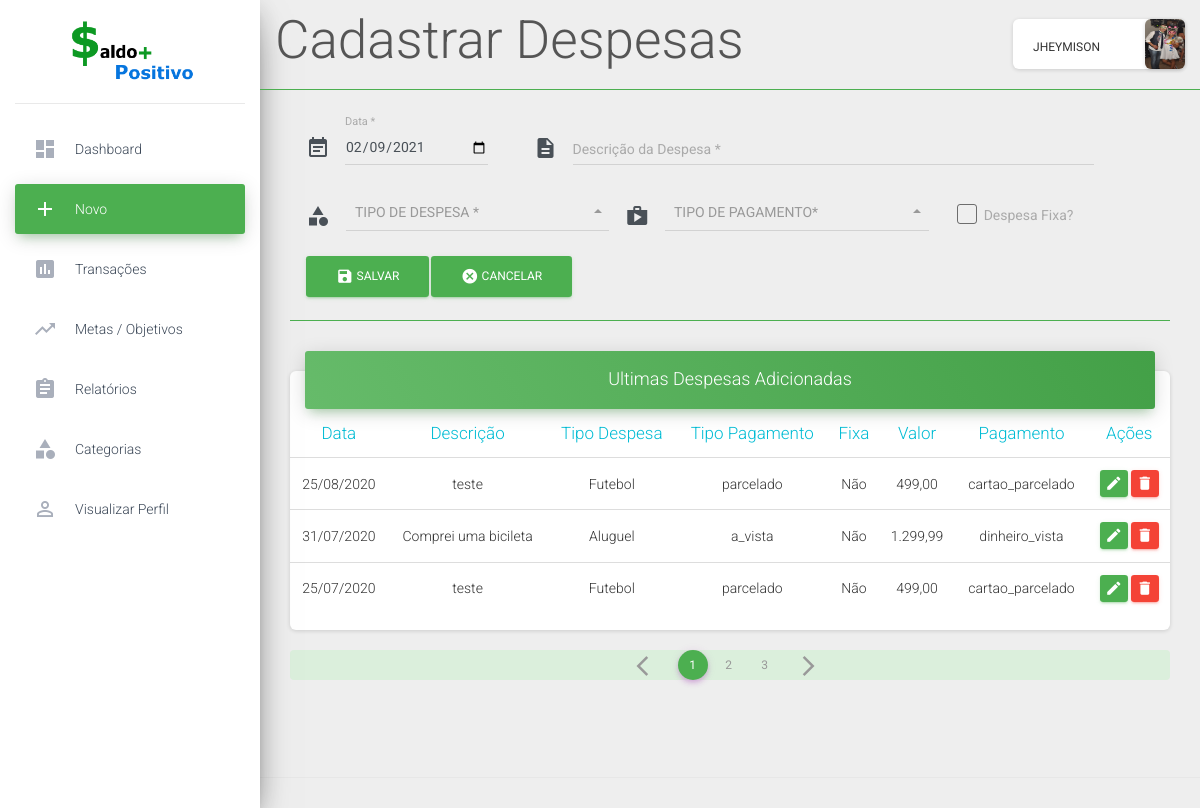
/main.php?page=despesas&sec=cadastrar_despesa (signed in), run on the app's committed database.
### tables this page shows
CREATE TABLE `perfil_usuarios` (
  `id` int(11) NOT NULL,
  `empresa` varchar(300) NOT NULL,
  `profissao` varchar(300) NOT NULL,
  `sobre` varchar(1000) NOT NULL,
  `imagem` varchar(1000) NOT NULL,
  `id_cadastrar_usuarios` int(11) NOT NULL
);

CREATE TABLE `cadastrar_despesas` (
  `id` int(11) NOT NULL,
  `data` date NOT NULL,
  `descricao` varchar(300) NOT NULL,
  `tipo_despesa` varchar(200) NOT NULL,
  `tipo_pagamento` varchar(200) NOT NULL,
  `despesa_fixa` varchar(200) NOT NULL DEFAULT 'Não',
  `valor_despesa` decimal(19,2) NOT NULL,
  `id_cadastrar_usuarios` int(11) NOT NULL
);

CREATE TABLE `pagamentos_parcelados` (
  `id` int(11) NOT NULL,
  `forma_pagamento` varchar(200) NOT NULL,
  `qnt_parcelas` int(10) NOT NULL,
  `id_cadastrar_despesas` int(11) NOT NULL,
  `id_cadastrar_usuarios` int(11) NOT NULL
);

CREATE TABLE `pagamentos_a_vista` (
  `id` int(11) NOT NULL,
  `forma_pagamento` varchar(200) NOT NULL,
  `id_cadastrar_despesas` int(11) NOT NULL,
  `id_cadastrar_usuarios` int(11) NOT NULL
);

### pages/despesas/cadastrar_despesa.php (the view, shortened to what the rows shown need)
<?php
	function cadastrar_despesas(){
?>
<?php
	include("bd/conecta_bd.php");
	include("routes/links.php");
	$data = date('Y-m-d');
    $id_usuario = $_SESSION['user']['id'];
?>
<form method="post" action="<?php echo $serv_cadastra_despesa ?>">
	<div class="row linha1">
		<div class="col-sm-3">
			<div class="input-group dates">
				<div class="input-group-prepend">
					<span class="input-group-text">
						<i class="material-icons">event_note</i>
					</span>
				</div>
				<label for="data" class="bmd-label-floating" style="
				padding-left: 55px;">Data *</label>
				<input id="data" type="date"  class="form-control" name="data" value="<?php echo $data ?>">
			</div>
		</div>
		<div class="col-sm-8">
			<div class="input-group">
				<div class="input-group-prepend">
					<span class="input-group-text">
						<i class="material-icons">description</i>
					</span>
				</div>
				<label for="descricao_despesa" class="bmd-label-floating" style="
				padding-left: 55px;">Descrição da Despesa *</label>
				<input type="text" class="form-control" id="descricao_despesa" name="descricao_despesa">
			</div>
		</div>
	</div>
	<div class="row linha2" style="margin-top: 30px; margin-left: 15px;">
		<div class="col-sm-0" >
			<span class="input-group-text">
				<i class="material-icons">category</i>
			</span>
		</div>
		<div class="col-sm-4">
			<div class="dropdown bootstrap-select form-control form-control-sm dropup ">
              	<select class="form-control selectpicker" data-style="btn btn-link" id="exampleFormControlSelect1 tipo_despesa" name="tipo_despesa">
	                <option>Tipo de Despesa *</option>
            	</select>
      		</div>
		</div>
			<div class="col-sm-0" >
				<span class="input-group-text">
					<i class="material-icons">shop</i>
				</span>
			</div>
			<div class="col-sm-4">
				<div class="dropdown bootstrap-select form-control form-control-sm dropup" name="select_tipo_de_Pagamento">
              		<select id="tipo_pagamento" class="form-control selectpicker" id="exampleFormControlSelect1" data-style="btn btn-link" name="tipo_pagamento">
		                <option>Tipo de Pagamento*</option>
	            	</select>
	      		</div>
			</div>
		<div class="col-sm-3" style="margin-top: 10px;">
			<div id="despesa_fixa"  class="form-check">
			    <label class="form-check-label">
			        	Despesa Fixa?
			        <span class="form-check-sign" value="Sim" name="despesa_fixa">
			            <span class="check" name="despesa_fixa"></span>
			        </span>
			    </label>
			</div>
		</div>
	</div>
	<div class="row" style="margin-top: 15px; margin-left: 15px;">
		<div class="col-sm-0">
			<button type="submit" class="btn btn-primary btn-success">
			  	<i class="material-icons">save</i> Salvar
			</button>
		</div>
		<div class="col-sm-0">
			<a href="<?php echo $main ?>">
				<button type="button" class="btn btn-success">
				  	<i class="material-icons">cancel</i> Cancelar
				</button>
			</a>
		</div>
	</div>
</form>
<div id="espacoForm">
</div>
<?php
	include("inserts/table_despesas.php");
?>
<?php }; ?>
<?php cadastrar_despesas(); ?>

### main.php (shortened to what the rows shown need)
<?php
    if ( $_SESSION['logado'] == true ) :
    $id_usuario = $_SESSION['user']['id'];
    $usuario = $_SESSION['user']['nome'];
    $nome = explode(" ", $usuario);
    include("bd/conecta_bd.php");
    include("inserts/title_pages.php");
    $sql_perfil = "SELECT * FROM perfil_usuarios WHERE id_cadastrar_usuarios = '$id_usuario'";
    $sel_perfil = $conecta_bd->query($sql_perfil);
    $perfil = $sel_perfil -> fetch_assoc();
    $imagem = $perfil['imagem'];
?>
<!doctype html>
<html>
<head>
    <link rel="stylesheet" href="https://maxcdn.bootstrapcdn.com/font-awesome/latest/css/font-awesome.min.css">
    <link href="assets/css/material-dashboard2.min.css" rel="stylesheet" />
    <link href="assets/css/material-dashboard.min.css" rel="stylesheet" />
    <link href="assets/demo/demo.css" rel="stylesheet" />
    <link rel="stylesheet" type="text/css" href="chartist/chartist.min.css">
    <link rel="stylesheet" type="text/css" href="assets/css/style.css">
    <link rel="stylesheet" href="https://cdn.jsdelivr.net/docsearch.js/2/docsearch.min.css" />
    <link rel="stylesheet" href="assets/demo/docs.min.css">
</head>
<body>
    <div class="wrapper ">
        <div class="sidebar" data-color="green" data-background-color="white">
            <div class="logo">
                <a href="main.php?sec=dashboard">
                    <img id="logoSite" src="assets/img/logo.png">
                </a>
            </div>
            <div class="sidebar-wrapper">
                <ul class="nav">
                    <li class="nav-item <?=($pageInfo == 'dashboard')?'active':''?>">
                        <a class="nav-link" href="main.php?sec=dashboard">
                            <i class="material-icons">dashboard</i>
                            <p>Dashboard</p>
                        </a>
                    </li>
                    <li class="nav-item dropdown <?=($pageInfo == 'cadastrar_ganho' || $pageInfo == 'cadastrar_despesa' || $pageInfo == 'cadastrar_cartoes')?'active':''?>">
                        <a class="nav-link" href="#" id="navbarDropdownMenuLink" data-toggle="dropdown" aria-haspopup="true" aria-expanded="false">
                            <i class="material-icons">add</i>
                            <p>Novo</p>
                        </a>
                    </li>
                    <li class="nav-item <?=($pageInfo == 'vizualizar_transacoes')?'active':''?>" >
                        <a class="nav-link" href="main.php?page=transacoes&sec=vizualizar_transacoes">
                            <i class="material-icons">assessment</i>
                            <p>Transações</p>
                        </a>
                    </li>
                    <li class="nav-item <?=($pageInfo == 'cadastrar_metas')?'active':''?>"">
                        <a class="nav-link" href="main.php?page=metas&sec=cadastrar_metas">
                            <i class="material-icons">trending_up</i>
                            <p>Metas / Objetivos</p>
                        </a>
                    </li>
                    <li class="nav-item dropdown <?=($pageInfo == 'relatorio_ganhos' || $pageInfo == 'relatorio_despesas' || $pageInfo == 'relatorio_tipo_pagamento' )?'active':''?>" >
                        <a class="nav-link" href="#" id="navbarDropdownMenuLink" data-toggle="dropdown" aria-haspopup="true" aria-expanded="false">
                            <i class="material-icons">assignment</i>
                            <p>Relatórios</p>
                        </a>
                    </li>
                    <li class="nav-item dropdown <?=($pageInfo == 'cadastra_tipo_ganhos' || $pageInfo == 'cadastra_tipo_despesas')?'active':''?>">
                        <a class="nav-link" href="#" id="navbarDropdownMenuLink" data-toggle="dropdown" aria-haspopup="true" aria-expanded="false" name="tipo_ganhO_despesa">
                            <i class="material-icons">category</i>
                            <p>Categorias</p>
                        </a>
                    </li>
                    <li class="nav-item <?=($pageInfo == 'vizualizar_perfil')?'active':''?>" >
                        <a class="nav-link" href="main.php?page=perfil&sec=vizualizar_perfil" name="vizualizar_perfil">
                            <i class="material-icons">perm_identity</i>
                            <p>Visualizar Perfil</p>
                        </a>
                    </li>
                </ul>
            </div>
        </div>
        <div class="main-panel">
            <nav class="navbar navbar-expand-lg navbar-transparent navbar-absolute fixed-top ">
                <div class="container-fluid">
                    <div class="navbar-wrapper">
                        <h1><?php echo $pageFormat ?><h1>
                    </div>
                    <div class="collapse navbar-collapse justify-content-end">
                        <ul class="navbar-nav">
                            <li class="nav-item">
                                <div class="card">
                                    <div class="card-body">
                                        <div class="row">
                                            <div class="col">
                                                <div class="dropdown nomePerfil">
                                                    <a class="nav-link" id="navbarDropdownMenuLink" data-toggle="dropdown" aria-haspopup="true" aria-expanded="false" style="cursor: pointer;">
                                                        <?php echo $nome[0]; ?>
                                                    </a>
                                                </div>
                                            </div>
                                            <div class="col">
                                                <img class="card imgPerfil" src="<?php echo $imagem ?>" rel="nofollow" alt="Card image cap">
                                            </div>
                                        </div>
                                    </div>
                                </div>
                            </li>
                        </ul>
                    </div>
                </div>
            </nav>
            <div class="content">
                <div class="container-fluid">
                    <?php
                        include("routes/routes_main.php");
                    ?>
                </div>
            </div>
            <footer class="footer">
            </footer>
        </div>
    </div>
</html>
<?php endif; ?>

### inserts/table_despesas.php (shortened to what the rows shown need)
<?php
	$sql_cadastrar_despesas = "SELECT * FROM cadastrar_despesas WHERE id_cadastrar_usuarios = '$id_usuario' ORDER BY data DESC";
	$sel = $conecta_bd->query($sql_cadastrar_despesas);
	$total_dados = $sel->num_rows;
	$registros = 5;
	$url_page = isset($_GET['pagina']) ? $_GET['pagina'] : 1;
	$total_paginas = ceil($total_dados / $registros);
	$page_inicial = ($registros * $url_page) - $registros;
	$page_previous = $url_page - 1;
	$page_next = $url_page + 1;
	$sql = $sql_cadastrar_despesas . " LIMIT $page_inicial, $registros";
	$sel = $conecta_bd->query($sql);
?>
<div class="row">
	<div class="col-lg-12 col-md-12">
		<div class="card">
		    <div class="card-header card-header-success">
		        <h4 class="card-title text-center">Ultimas Despesas Adicionadas</h4>
		    </div>
		    <div class="card-body table-responsive">
		        <table class="table table-hover">
		            <thead class="text-info text-center">
		                <tr>
		                    <th>Data</th>
		                    <th>Descrição</th>
		                    <th>Tipo Despesa</th>
		                    <th>Tipo Pagamento</th>
		                    <th>Fixa</th>
		                    <th>Valor</th>
		                    <th>Pagamento</th>
		                    <th>Ações</th>
		                </tr>
		            </thead>
		            <tbody class="text-center">
		            	<?php while ( $dados = $sel->fetch_assoc() ) : ?>
		            		<?php
		            			$date = $dados['data'];
		            			$data = implode('/', array_reverse(explode('-', $date)));
		            			$id_dados = $dados['id'];
		            		?>
			                <tr>
			                    <td><?php  echo $data ?></td>
			                    <td id="n_ultrapassa"><?php  echo $dados['descricao']?></td>
			                    <td><?php  echo $dados['tipo_despesa']?></td>
			                    <td><?php  echo $dados['tipo_pagamento']?></td>
			                    <td><?php  echo $dados['despesa_fixa']?></td>
			                    <td><?php  echo number_format($dados['valor_despesa'],'2',',','.') ?></td>
			                    <?php if ($dados['tipo_pagamento'] == "a_vista") : ?>
			                    	<?php
			                    		$sql_valor_despesa = "SELECT * FROM pagamentos_a_vista WHERE id_cadastrar_despesas = '$id_dados'";
			            				$sel_valor_despesa = $conecta_bd->query($sql_valor_despesa);
			                    	?>
			                    	<?php while ( $valor_vista = $sel_valor_despesa->fetch_assoc() ) : ?>
				                    	<td><?php echo $valor_vista['forma_pagamento'] ?></td>
				                	<?php endwhile; ?>
				                <?php else: ?>
				                	<?php
			                    		$sql_valor_parcela = "SELECT * FROM pagamentos_parcelados WHERE id_cadastrar_despesas = '$id_dados'";
			            				$sel_valor_parcela = $conecta_bd->query($sql_valor_parcela);
			                    	?>
			                    	<?php while ( $valor_parcela = $sel_valor_parcela->fetch_assoc() ) : ?>
				                    	<td><?php echo $valor_parcela['forma_pagamento'] ?></td>
				                	<?php endwhile; ?>
			                    <?php endif; ?>
			                    <td class="td-actions text-center">
					                <a href="main.php?page=despesas&sec=edita_despesas&id=<?php echo $dados['id'] ?>">
					                	<button type="button" rel="tooltip" class="btn btn-success" title="Editar">
					                    	<i class="material-icons">edit</i>
					               		</button>
					                </a>
					                <a href="main.php?page=despesas&sec=deleta_despesas&id=<?php echo $dados['id'] ?>">
						                <button type="button" rel="tooltip" class="btn btn-danger" title="Deletar">
						                    <i class="material-icons">delete</i>
						                </button>
					                </a>
					            </td>
			                </tr>
		                <?php endwhile; ?>
		            </tbody>
		        </table>
		    </div>
		</div>
	</div>
</div>
<div class="row" style="margin-top: 20px;">
	<div class="col-sm">
		<nav aria-label="Page navigation example">
			<ul class="pagination justify-content-center alert-success">
				<li class="page-item">
					<a class="page-link" href="main.php?page=despesas&sec=cadastrar_despesa&pagina=<?=($total_paginas == 1)?$total_paginas = 1:$page_previous?>" title="Previous">
						<span class="material-icons">arrow_back_ios</span>
					</a>
				</li>
				<?php
					for ( $i = 1; $i <= 3; $i++ ) {
						$ativa = ($url_page == $i)? "active" : "";
						?>
							<li class="page-item <?php echo $ativa ?>">
								<a class="page-link" href="main.php?page=despesas&sec=cadastrar_despesa&pagina=<?php echo $i ?>">
									<?php echo $i?>
								</a>
							</li>
						<?php
					}
				?>
				<li class="page-item">
					<a class="page-link" href="main.php?page=despesas&sec=cadastrar_despesa&pagina=<?php echo $page_next ?>" title="Next">
						<span class="material-icons">arrow_forward_ios</span>
					</a>
				</li>
			</ul>
		</nav>
	</div>
</div>

### data on the page
perfil_usuarios: imagem (picture)
cadastrar_despesas: data "25/08/2020", descricao "teste", tipo_despesa "Futebol", tipo_pagamento "parcelado", despesa_fixa "Não", valor_despesa "499,00"
pagamentos_parcelados: forma_pagamento "cartao_parcelado"
cadastrar_despesas: data "31/07/2020", descricao "Comprei uma bicileta", tipo_despesa "Aluguel", tipo_pagamento "a_vista", despesa_fixa "Não", valor_despesa "1.299,99"
pagamentos_a_vista: forma_pagamento "dinheiro_vista"
cadastrar_despesas: data "25/07/2020", descricao "teste", tipo_despesa "Futebol", tipo_pagamento "parcelado", despesa_fixa "Não", valor_despesa "499,00"
pagamentos_parcelados: forma_pagamento "cartao_parcelado"

### other printed values
$pageFormat "Cadastrar Despesas"
$nome[0] "JHEYMISON"
